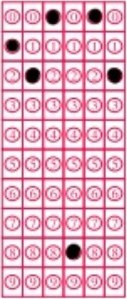
#> input picture output_images/sbd.png, 127 x 299 px
$ python -i process_sbd_mdt.py   (imports and definitions only)
#> lines starting #> are read from the running program, lines starting #| are printed output that depends on the picture; after the words box and inside, x2 and y2 are one past the last pixel; in counts of white or black regions, pixels touching at a corner belong together
import os
import numpy as np
import cv2
from math import ceil

# Set up output directory
output_dir = "output_images"
# [2 lines not run here, left out]

def save_image(image, filename):
    """Save an image to the output_images directory."""
    cv2.imwrite(os.path.join(output_dir, filename), image)

# [8 lines left out: function resize_image, not called in this run]

def detect_mid_contours(image_path, min_area=10000, max_area=40000):
    """Detect and extract two regions (student ID and test code) from an image."""
#> called with image_path = 'output_images/sbd.png', min_area = 10000, max_area = 40000
    img = cv2.imread(image_path)
#> img is the input picture: shape (299, 127, 3); mean B, G, R 192.9, 173.8, 224.9
    if img is None:
        print("❌ Unable to read image. Check file path.")
        return None, None

    gray = cv2.cvtColor(img, cv2.COLOR_BGR2GRAY)
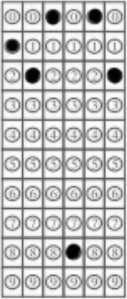
#> gray: shape (299, 127); min 0, max 255, mean 191.3
    blurred = cv2.GaussianBlur(gray, (5, 5), 0)
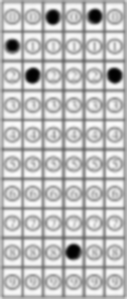
#> blurred: shape (299, 127); min 1, max 252, mean 190.8
    edges = cv2.Canny(blurred, 100, 250)
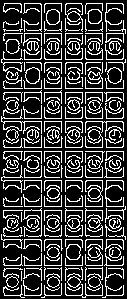
#> edges: shape (299, 127); 24% white in thin lines or dots
    contours, _ = cv2.findContours(edges, cv2.RETR_EXTERNAL, cv2.CHAIN_APPROX_SIMPLE)
#> contours = 230 contours, 202 with area under 20; largest, box (x1, y1, x2, y2) and area: (66, 244, 81, 260) 186, (25, 67, 40, 84) 185, (107, 67, 122, 84) 180, (46, 9, 60, 25) 171, (87, 9, 102, 24) 169
    mid_contours = [c for c in contours if min_area <= cv2.contourArea(c) <= max_area]
#> mid_contours = []

    if len(mid_contours) != 2:
        print("⚠️ Expected 2 regions, but found a different number. Check input image!")
        return None, None

    mid_contours = sorted(mid_contours, key=lambda c: cv2.boundingRect(c)[0])
    x1, y1, w1, h1 = cv2.boundingRect(mid_contours[0])  # Student ID region
    x2, y2, w2, h2 = cv2.boundingRect(mid_contours[1])  # Test code region
    sbd_img = img[y1:y1+h1, x1:x1+w1]
    mdt_img = img[y2:y2+h2, x2:x2+w2]

    save_image(sbd_img, "sbd.png")
    save_image(mdt_img, "mdt.png")
    return sbd_img, mdt_img

# [60 lines left out: functions detect_mid_contours_with_coords, process_sbd_id_block, process_mdt_block, process_image_column, not called in this run]

def process_all_columns(columns):
    """Process all columns into lists of cell images."""
    return [process_image_column(column) for column in columns]

# [51 lines left out: functions check_all_columns_filled, convert_filled_to_numbers_per_column, annotate_block, not called in this run]


# [30 lines of commented-out code are left out]

>>> result = detect_mid_contours('output_images/sbd.png')

$ run again, on Exam/Test003.jpg
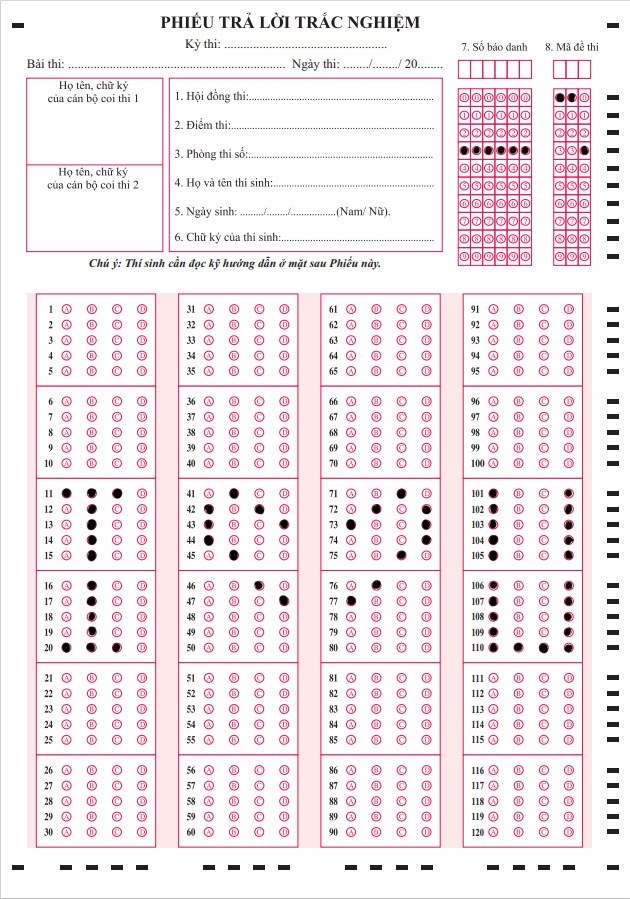
#> input picture Exam/Test003.jpg, 630 x 899 px
#> in detect_mid_contours, img is the input picture: shape (899, 630, 3); mean B, G, R 236.3, 232.5, 243.4
#> in detect_mid_contours, `edges = cv2.Canny(blurred, 100, 250)`:
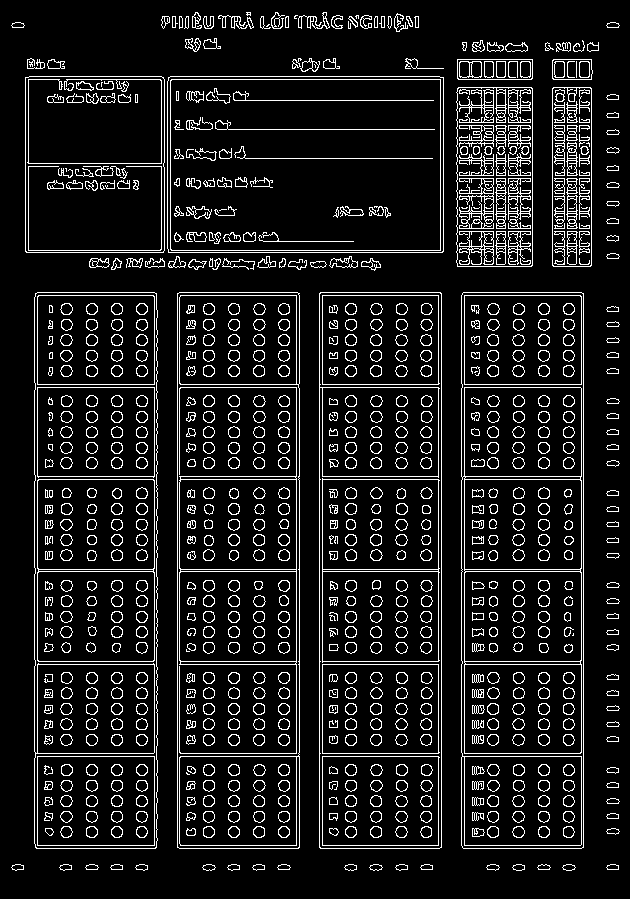
#> edges: shape (899, 630); 10.3% white in thin lines or dots
#> contours = 128 contours, 11 with area under 20; largest, box (x1, y1, x2, y2) and area: (34, 292, 158, 849) 68029, (319, 292, 442, 849) 67829, (177, 292, 300, 849) 67818, (461, 292, 584, 849) 67807, (167, 76, 444, 253) 48562
#> mid_contours = 2 contours; box (x1, y1, x2, y2) and area: (25, 76, 165, 253) 24450, (456, 87, 533, 267) 13466
#> x1 = 25; y1 = 76; w1 = 140; h1 = 177
#> x2 = 456; y2 = 87; w2 = 77; h2 = 180
#> in detect_mid_contours, `mdt_img = img[y2:y2+h2, x2:x2+w2]`:
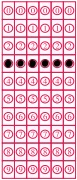
#> mdt_img: shape (180, 77, 3); mean B, G, R 195, 175.9, 227.2

$ run again, on output_resized.jpg
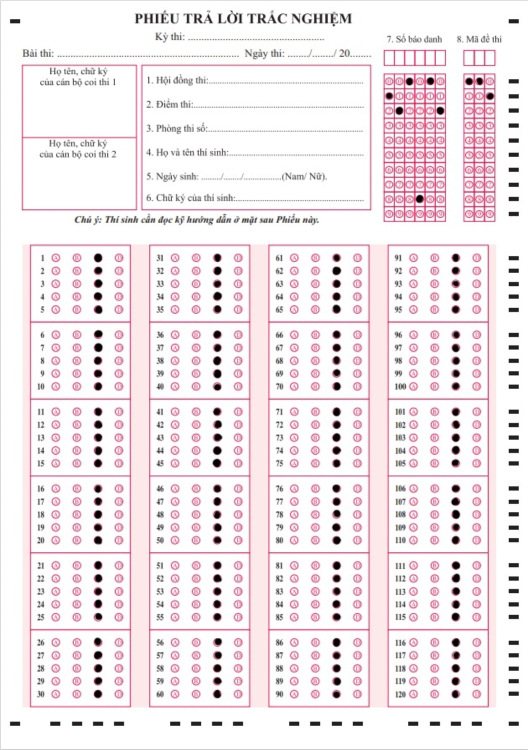
#> input picture output_resized.jpg, 1056 x 1500 px (shown at 1/2 size)
#> in detect_mid_contours, img is the input picture: shape (1500, 1056, 3); mean B, G, R 234.7, 231.3, 241.5
#> in detect_mid_contours, `edges = cv2.Canny(blurred, 100, 250)`:
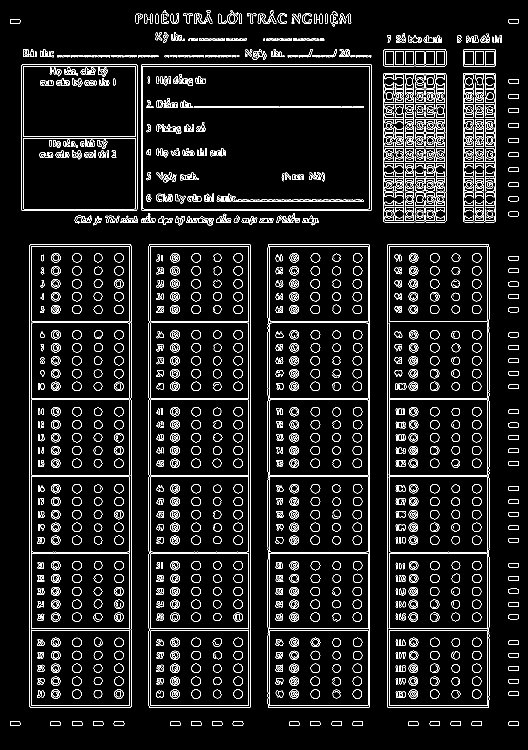
#> edges: shape (1500, 1056) (shown at 1/2 size); 7.2% white in thin lines or dots
#> contours = 194 contours, 40 with area under 20; largest, box (x1, y1, x2, y2) and area: (297, 488, 502, 1416) 189031, (535, 488, 740, 1416) 188992, (774, 488, 979, 1416) 188968, (59, 488, 263, 1416) 188162, (282, 128, 744, 422) 135050
#> mid_contours = 2 contours; box (x1, y1, x2, y2) and area: (766, 146, 893, 445) 37502, (926, 146, 992, 445) 19314
#> x1 = 766; y1 = 146; w1 = 127; h1 = 299
#> x2 = 926; y2 = 146; w2 = 66; h2 = 299
#> in detect_mid_contours, `mdt_img = img[y2:y2+h2, x2:x2+w2]`:
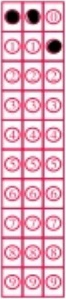
#> mdt_img: shape (299, 66, 3); mean B, G, R 193, 174.3, 224.2
